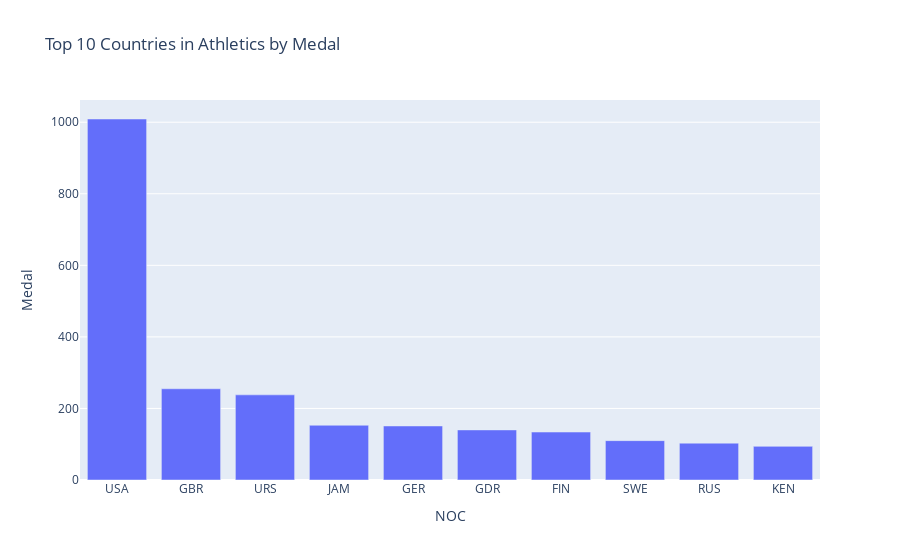

Write notebook code for a chart like this one.
### Markdown cell above
<h3>All countries Athletics</h3>

### Code cell
medal_count = os_data_athletics.groupby("NOC")["Medal"].count().reset_index()

top_10_athletics = medal_count.sort_values(by="Medal", ascending=False).head(10)

fig = px.bar(top_10_athletics, x="NOC",y="Medal",title="Top 10 Countries in Athletics by Medal")
fig.show()

### Figure 1 — Plotly figure (JSON) as saved in the notebook; plotly's stock layout.template omitted (floating-point values rounded to 4 significant figures)
{"data": [{"alignmentgroup": "True", "hovertemplate": "NOC=%{x}<br>Medal=%{y}<extra></extra>", "legendgroup": "", "marker": {"color": "#636efa", "pattern": {"shape": ""}}, "name": "", "offsetgroup": "", "orientation": "v", "showlegend": false, "textposition": "auto", "type": "bar", "x": ["USA", "GBR", "URS", "JAM", "GER", "GDR", "FIN", "SWE", "RUS", "KEN"], "xaxis": "x", "y": [1009, 255, 238, 153, 151, 140, 134, 110, 103, 94], "yaxis": "y"}], "layout": {"barmode": "relative", "legend": {"tracegroupgap": 0}, "title": {"text": "Top 10 Countries in Athletics by Medal"}, "xaxis": {"anchor": "y", "domain": [0, 1], "title": {"text": "NOC"}}, "yaxis": {"anchor": "x", "domain": [0, 1], "title": {"text": "Medal"}}}}
